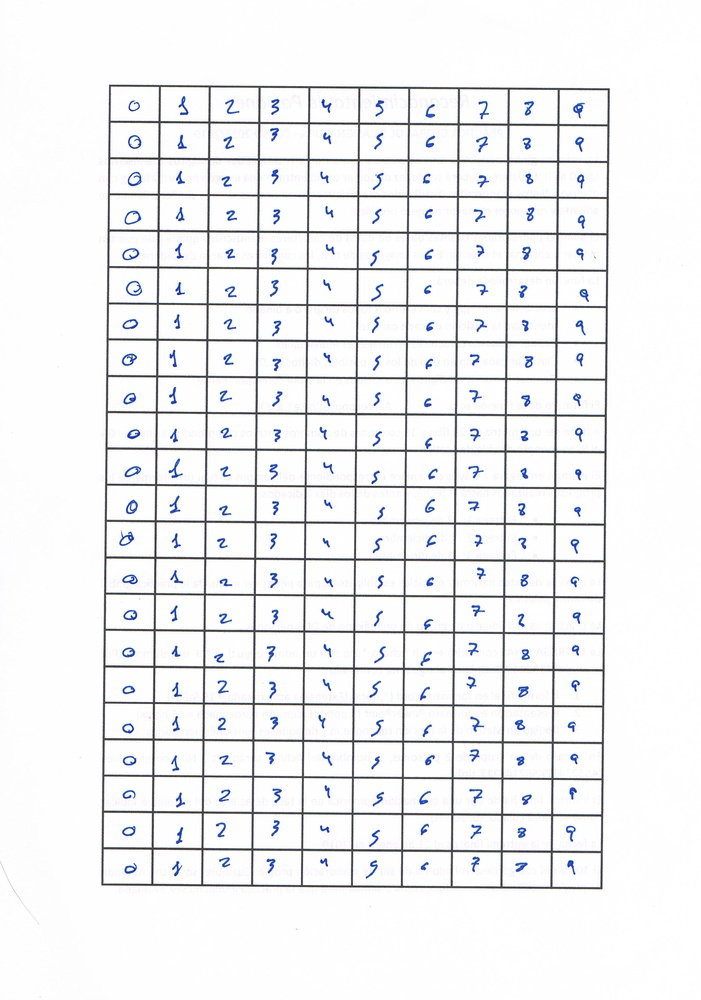
%> input picture CuadriculaIvan.jpg, 701 x 1000 px, shrunk from 2410 x 3436 before the run
$ octave houghUmbralizacion.m   (GNU Octave 9; MATLAB toolbox functions it lacks are replaced by stand-ins)
%> lines starting %> are read from the running program, lines starting %| are printed output that depends on the picture; in (x1, y1, x2, y2) boxes, pixels count from 0 and x2, y2 are one past the last pixel; in counts of white or black regions, pixels touching at a corner belong together; the program's own positions count from 1
    %%% ATENCION: Este c骴igo ha sido extraido en su mayor parte de los
    %%% apuntes de percepci髇.
clear; clc; close all;

I = imread('CuadriculaIvan.jpg');
%> I is the input picture: size 1000x701x3 uint8; mean R, G, B 239, 239.6, 241.4
Umbral = graythresh(I); %Obtenemos el umbral.
%> Umbral = 0.678
I = im2bw(I, Umbral);
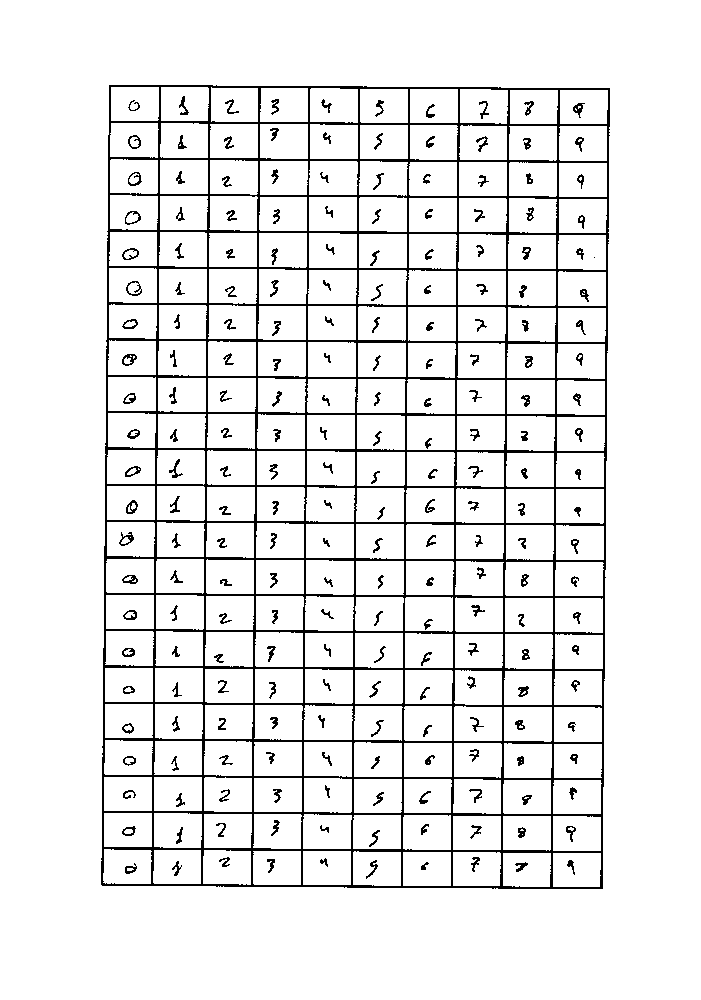
%> I: size 1000x701 logical; 92.3% white; black in thin lines or dots, all inside (x1, y1, x2, y2) = (101, 85, 610, 889)
max_dist = sqrt(size(I,1)^2 + size(I,2)^2);
%> max_dist = 1221.2
imshow(I,[]);
[E, thresOut] = edge(I,'canny');
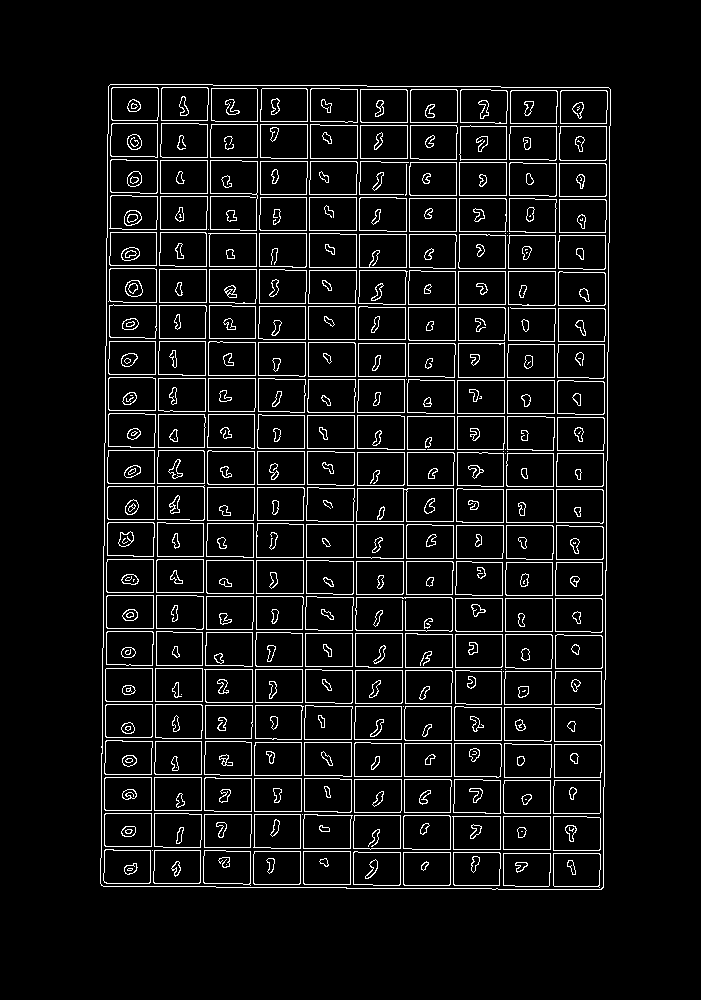
%> E: size 1000x701 logical; 6.9% white in thin lines or dots, all inside (x1, y1, x2, y2) = (100, 84, 611, 890)
%> thresOut = [0.123 0.307]
figure,imshow(E);
[H, theta, rho] = hough(E);
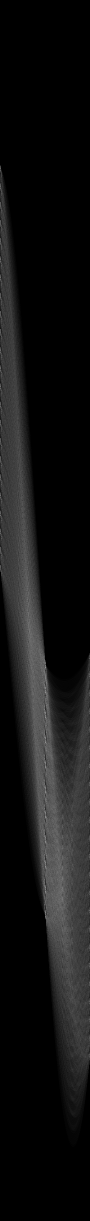
%> H: size 2441x180 double (shown at 1/2 size); min 0, max 263, mean 19.7; drawn with min black and max white
%> theta = 180 values from -90 to 89; rho = 2441 values from -1220 to 1220

% Obtenemos las lineas
peaks = houghpeaks(H,50); % 100 es el n鷐ero de lineas
%> peaks = 43 rows, first 12: [1385 92; 1335 92; 1535 92; 1734 92; 1584 92; 1635 92; 1485 92; 1436 92; 1684 92; 1834 92; 1784 92; 517 1]
lines = houghlines(E, theta, rho,peaks,'FillGap',max_dist);
%> lines = 43 lines; longest, point1 to point2 (x, y): (128, 887) to (608, 88), (108, 141) to (604, 877), (101, 866) to (610, 139), (102, 846) to (540, 88), (202, 85) to (230, 888), (158, 85) to (186, 887)
figure,imshow(I,[]);

for k = 1:length(lines),
    xy = [lines(k).point1; lines(k).point2];
    line(xy(:,1),xy(:,2),'LineWidth',1.5,'Color','g');
end
%> this loop made 43 passes
%> xy on passes 1 to 12: [150 847; 164 88], [102 747; 114 85], [300 849; 314 89], [499 850; 513 91], [349 849; 363 90], [400 849; 414 90], [250 848; 264 89], [201 841; 215 86], [449 850; 463 90], [599 851; 610 243], [549 850; 563 91], [103 705; 605 705]
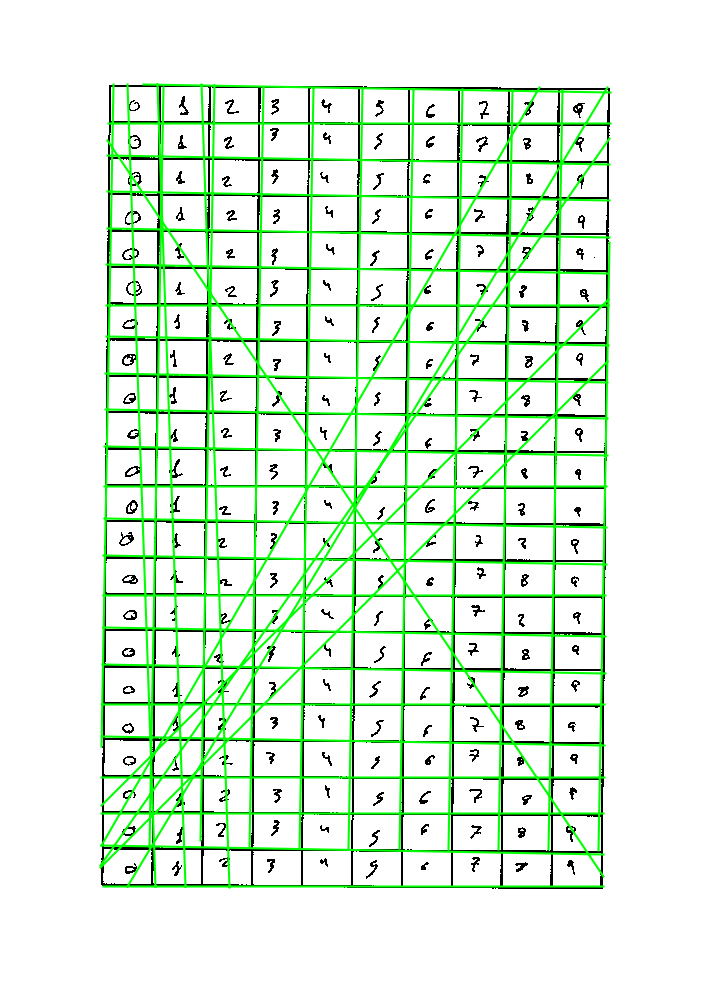
%> figure redrawn from the program's plot data
